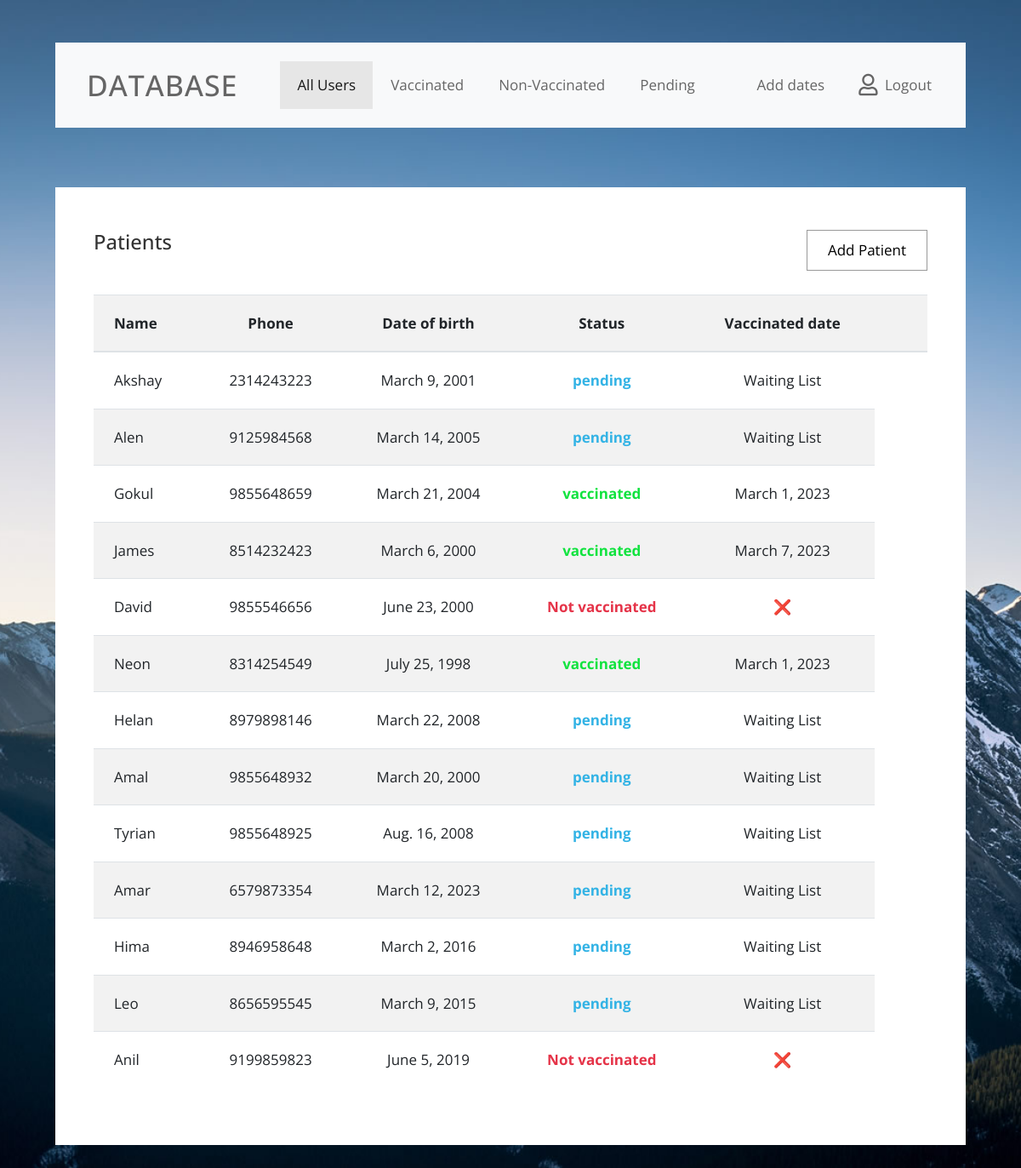
Page /user_details/ (signed in) on the committed database.
### pediatric_clinic/models.py (models this page shows, shortened)
class Patient(models.Model):
    name = models.CharField(max_length=255)
    email = models.EmailField(blank=True)
    phone = models.CharField(max_length=10)
    birthdate = models.DateField(null=True)
    polio_vaccine = models.CharField(max_length=255)
    polio_vaccine_date = models.DateField(blank=True, null=True)

### pediatric_clinic/views.py (the view)
# urls.py: path('user_details/',Admin_view,name='admin_view'),
@login_required(login_url='login')
def Admin_view(request):
    data = Patient.objects.all()
    context = {'data': data}
    return render(request, 'patients.html',context)

### templates/patients.html (shortened to what this page needs)
{% load static %}
<!DOCTYPE html>
<html lang="en">
<head>
    <link rel="stylesheet" href="{% static 'dash/css/fontawesome.min.css' %}">
    <link rel="stylesheet" href="{% static 'dash/css/bootstrap.min.css' %}">
    <link rel="stylesheet" href="{% static 'dash/css/tooplate.css' %}">
</head>
<body id="reportsPage" class="bg02">
    <div class="" id="home">
        <div class="container">
            <div class="row">
                <div class="col-12">
                    <nav class="navbar navbar-expand-xl navbar-light bg-light">
                        <a class="navbar-brand" href="">
                            <h1 class="tm-site-title mb-0">DataBase</h1>
                        </a>
                        <div class="collapse navbar-collapse" id="navbarSupportedContent">
                            <ul class="navbar-nav mx-auto">
                                <li class="nav-item active">
                                    <a class="nav-link" href="products.html">All Users</a>
                                </li>
                                <li class="nav-item">
                                    <a class="nav-link" href="{% url 'Vaccinated_view' %}">Vaccinated</a>
                                </li>
                                  <li class="nav-item">
                                    <a class="nav-link" href="{% url 'Non_Vaccinated_view' %}">Non-Vaccinated</a>
                                </li>
                                <li class="nav-item">
                                    <a class="nav-link" href="{% url 'Pending_view' %}">Pending</a>
                                </li>
                            </ul>
                            <ul class="navbar-nav">
                                <li class="nav-item">
                                    <a class="nav-link d-flex" href="{% url 'avaliable_dates' %}">
                                        <span>Add dates</span>
                                    </a>
                                </li>
                            </ul>
                            <ul class="navbar-nav">
                                <li class="nav-item">
                                    <a class="nav-link d-flex" href="{% url 'logout' %}">
                                        <i class="far fa-user mr-2 tm-logout-icon"></i>
                                        <span>Logout</span>
                                    </a>
                                </li>
                            </ul>
                        </div>
                    </nav>
                </div>
            </div>
            <div class="row tm-content-row tm-mt-big">
                <div class="col-xl-12 col-lg-12 tm-md-12 tm-sm-12 tm-col">
                    <div class="bg-white tm-block h-100">
                        <div class="row">
                            <div class="col-md-8 col-sm-12">
                                <h2 class="tm-block-title d-inline-block">Patients</h2>
                            </div>
                            <div class="col-md-4 col-sm-12 text-right">
                                <a href="{% url 'add_patient' %}" class="btn btn-small btn-primary">Add Patient</a>
                            </div>
                        </div>
                        <div class="table-responsive">
                            <table class="table table-hover table-striped tm-table-striped-even mt-3">
                                <thead>
                                    <tr class="tm-bg-gray">
                                        <th scope="col">Name</th>
                                        <th scope="col" class="text-center">Phone</th>
                                        <th scope="col" class="text-center">Date of birth</th>
                                        <th scope="col" class="text-center"> Status</th>
                                        <th scope="col" class="text-center">Vaccinated date</th>
                                        <th scope="col">&nbsp;</th>
                                    </tr>
                                </thead>
                                <tbody>
                                    {% for i in data %}
                                    <tr>
                                        <td class="tm-product-name">{{i.name}}</td>
                                        <td class="text-center">{{i.phone}}</td>
                                        <td class="text-center">{{i.birthdate}}</td>
                                        {% if i.polio_vaccine == 'vaccinated' %}
                                        <td class="text-center"  style="color: rgb(16, 227, 62);font-weight: bolder;">{{i.polio_vaccine}}</td>
                                        {% elif i.polio_vaccine == 'pending' %}
                                        <td class="text-center"  style="color: rgb(51, 179, 229);font-weight: bolder;">{{i.polio_vaccine}}</td>
                                        {% elif i.polio_vaccine == 'Not vaccinated' %}
                                        <td class="text-center"  style="color: rgb(229, 51, 72);font-weight: bolder;">{{i.polio_vaccine}}</td>
                                        {% endif %}
                                        {% if i.polio_vaccine == 'vaccinated' %}
                                        <td class="text-center">{{i.polio_vaccine_date}}</td>
                                        {% elif i.polio_vaccine == 'pending' %}
                                        <td class="text-center">Waiting List</td>
                                        {% elif i.polio_vaccine == 'Not vaccinated' %}
                                        <td class="text-center">&#10060;</td>
                                        {% endif %}
                                    </tr>
                                   {% endfor %}
                                </tbody>
                            </table>
                        </div>
                    </div>
                </div>
            </div>
        </div>
    </div>
</body>
</html>

### static/dash/css/tooplate.css (style rules this page uses)
html { font-size: 17px; }
body { font-family: "Open Sans", Helvetica, Arial, sans-serif; overflow-x: hidden; }
body { background-image: url(../img/dash-bg-01.jpg); background-size: cover; background-repeat: no-repeat; background-position: center; background-attachment: fixed; padding-left: 50px; padding-right: 50px; }
.bg02 { background-image: url(../img/dash-bg-02.jpg); }
a { transition: all 0.3s ease; }
.navbar-brand { display: flex; align-items: center; }
.tm-site-title { display: inline-block; text-transform: uppercase; font-size: 2rem; margin-left: 1rem; color: #656565; letter-spacing: 1px; }
.navbar { height: 100px; padding-left: 20px; padding-right: 20px; margin-top: 50px; }
.tm-logout-icon { font-size: 1.5em; }
.tm-mt-big { margin-top: 70px; }
.tm-block { padding: 50px 45px; }
.tm-block-title { font-size: 1.4rem; color: #333; margin-bottom: 30px; }
.navbar-light .navbar-nav .nav-link { color: #656565; }
.navbar-light .navbar-nav .nav-link, .dropdown-item { padding: 15px 20px; }
.navbar-light .navbar-nav .active > .nav-link, .navbar-light .navbar-nav .nav-link.active, .navbar-light .navbar-nav .nav-link.show, .navbar-light .navbar-nav .show > .nav-link, .navbar-light .navbar-nav a:hover { background-color: #e6e6e6; }
.nav-item { margin-right: 30px; }
.nav-item:last-child { margin-right: 0; }
.tm-content-row { justify-content: space-between; margin-left: -20px; margin-right: -20px; }
.tm-col { padding-left: 20px; padding-right: 20px; margin-bottom: 50px; }
.btn { border-radius: 0; padding: 13px 28px; transition: all 0.2s ease; max-width: 100%; }
.btn-small { padding: 10px 24px; }
.btn-primary { background-color: transparent; color: black; border-color: #999999; }
.table td, .table th { padding: 20px 24px; }
.tm-bg-gray { background-color: rgba(0, 0, 0, 0.05); }
.tm-table-striped-even.table-striped tbody tr:nth-of-type(even) { background-color: rgba(0, 0, 0, 0.05); }
.tm-table-striped-even.table-striped tbody tr:nth-of-type(odd) { background-color: white; }
@media (min-width: 1200px) { .container { max-width: 1630px; } }
@media (max-width: 1275px) and (min-width: 1200px) { .nav-item { margin-right: 15px; } }
@media (max-width: 1350px) { .nav-item { margin-right: 1px; } }

### rows in the picture
Patient: name "Akshay", phone "2314243223", birthdate "March 9, 2001", polio_vaccine "pending", shows "Waiting List"
Patient: name "Alen", phone "9125984568", birthdate "March 14, 2005", polio_vaccine "pending", shows "Waiting List"
Patient: name "Gokul", phone "9855648659", birthdate "March 21, 2004", polio_vaccine "vaccinated", polio_vaccine_date "March 1, 2023"
Patient: name "James", phone "8514232423", birthdate "March 6, 2000", polio_vaccine "vaccinated", polio_vaccine_date "March 7, 2023"
Patient: name "David", phone "9855546656", birthdate "June 23, 2000", polio_vaccine "Not vaccinated"
Patient: name "Neon", phone "8314254549", birthdate "July 25, 1998", polio_vaccine "vaccinated", polio_vaccine_date "March 1, 2023"
Patient: name "Helan", phone "8979898146", birthdate "March 22, 2008", polio_vaccine "pending", shows "Waiting List"
Patient: name "Amal", phone "9855648932", birthdate "March 20, 2000", polio_vaccine "pending", shows "Waiting List"
Patient: name "Tyrian", phone "9855648925", birthdate "Aug. 16, 2008", polio_vaccine "pending", shows "Waiting List"
Patient: name "Amar", phone "6579873354", birthdate "March 12, 2023", polio_vaccine "pending", shows "Waiting List"
Patient: name "Hima", phone "8946958648", birthdate "March 2, 2016", polio_vaccine "pending", shows "Waiting List"
Patient: name "Leo", phone "8656595545", birthdate "March 9, 2015", polio_vaccine "pending", shows "Waiting List"
Patient: name "Anil", phone "9199859823", birthdate "June 5, 2019", polio_vaccine "Not vaccinated"
